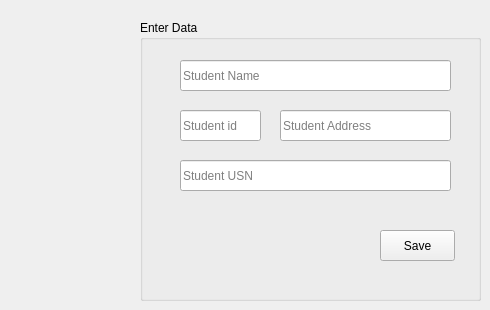
      <widget class="QWidget" name="tab_15">
       <attribute name="title">
        <string>AddNew Student</string>
       </attribute>
       <widget class="QGroupBox" name="groupBox_2">
        <property name="geometry">
         <rect>
          <x>140</x>
          <y>20</y>
          <width>341</width>
          <height>281</height>
         </rect>
        </property>
        <property name="title">
         <string>Enter Data</string>
        </property>
        <widget class="QPushButton" name="pushButton_12">
         <property name="geometry">
          <rect>
           <x>240</x>
           <y>210</y>
           <width>75</width>
           <height>31</height>
          </rect>
         </property>
         <property name="text">
          <string>Save</string>
         </property>
        </widget>
        <widget class="QLineEdit" name="lineEdit_16">
         <property name="geometry">
          <rect>
           <x>40</x>
           <y>40</y>
           <width>271</width>
           <height>31</height>
          </rect>
         </property>
         <property name="placeholderText">
          <string>Student Name</string>
         </property>
        </widget>
        <widget class="QLineEdit" name="lineEdit_25">
         <property name="geometry">
          <rect>
           <x>40</x>
           <y>90</y>
           <width>81</width>
           <height>31</height>
          </rect>
         </property>
         <property name="placeholderText">
          <string>Student id</string>
         </property>
        </widget>
        <widget class="QLineEdit" name="lineEdit_29">
         <property name="geometry">
          <rect>
           <x>140</x>
           <y>90</y>
           <width>171</width>
           <height>31</height>
          </rect>
         </property>
         <property name="placeholderText">
          <string>Student Address</string>
         </property>
        </widget>
        <widget class="QLineEdit" name="lineEdit_17">
         <property name="geometry">
          <rect>
           <x>40</x>
           <y>140</y>
           <width>271</width>
           <height>31</height>
          </rect>
         </property>
         <property name="placeholderText">
          <string>Student USN</string>
         </property>
        </widget>
       </widget>
      </widget>
